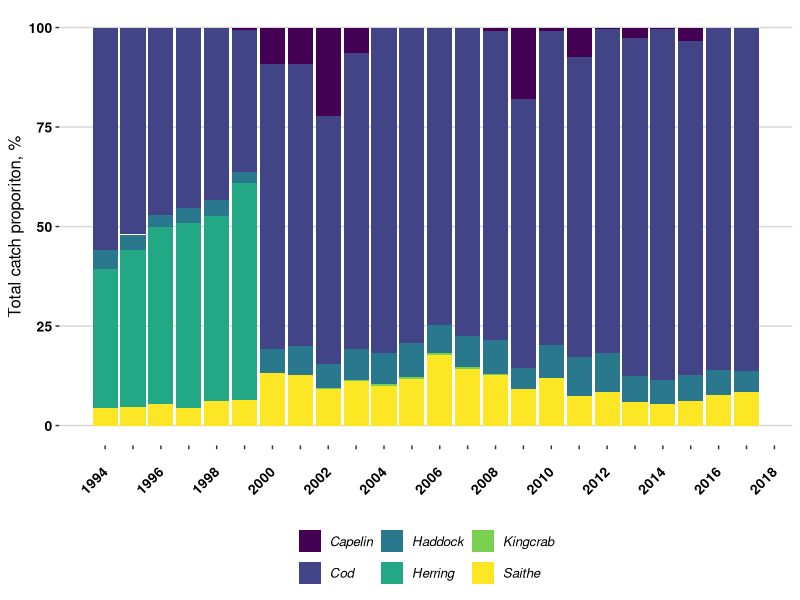
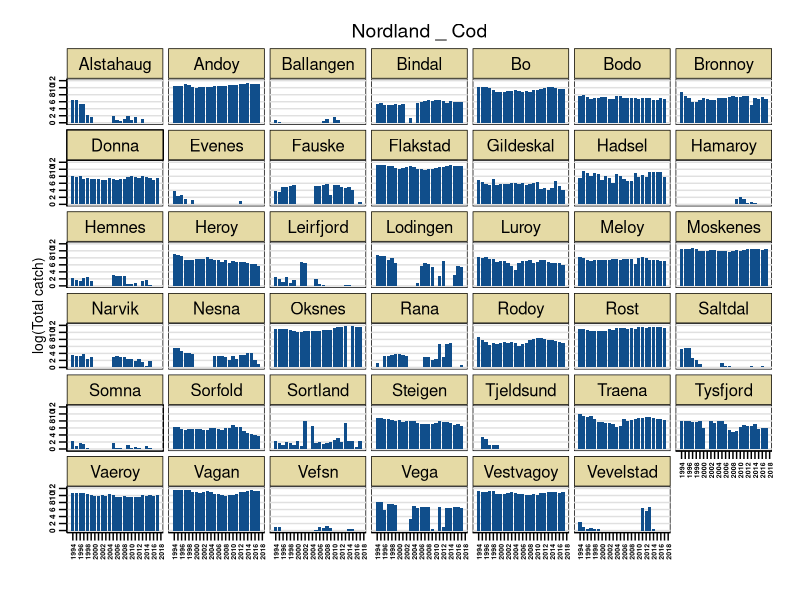
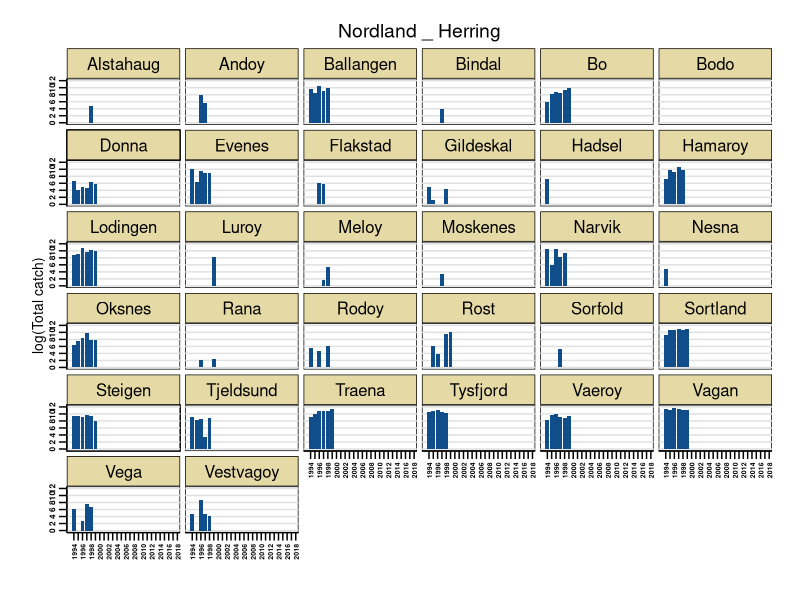
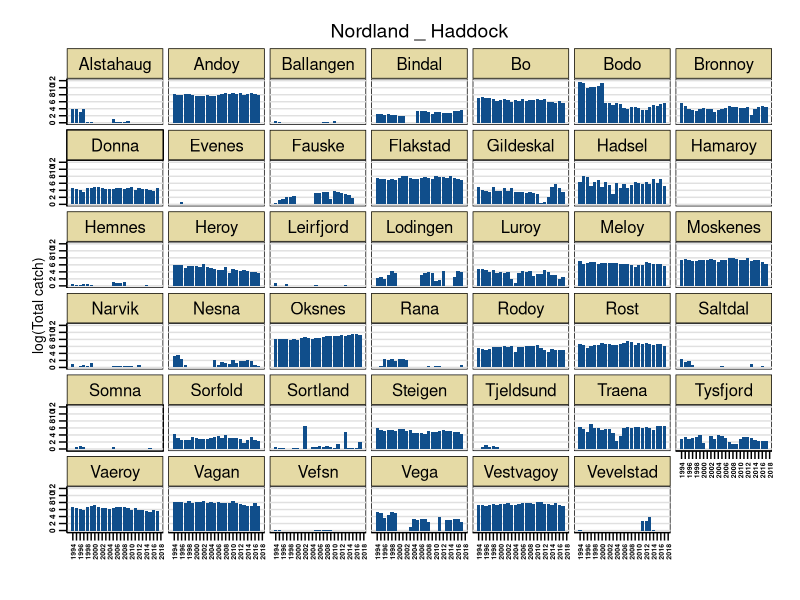
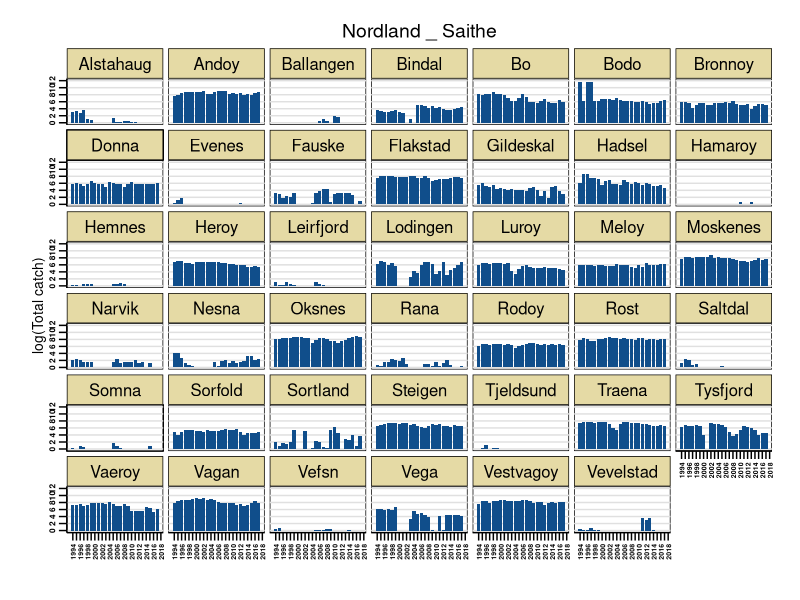
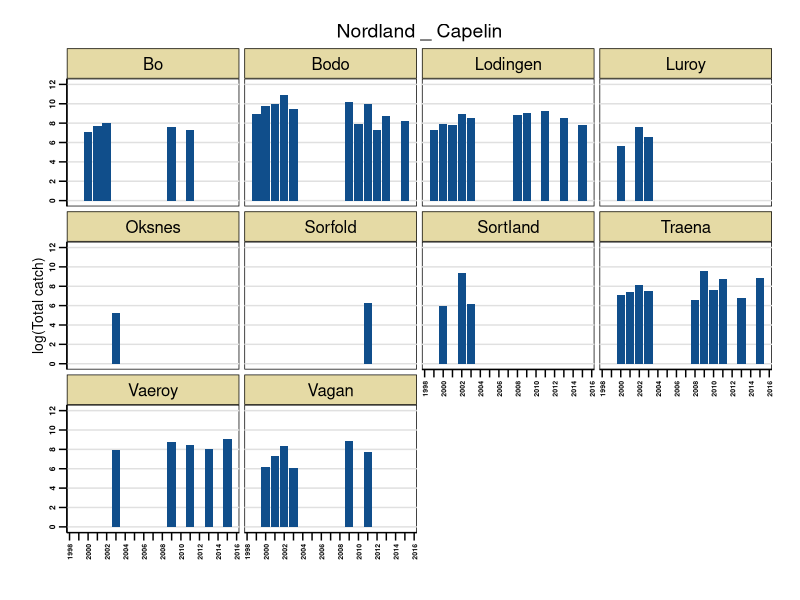
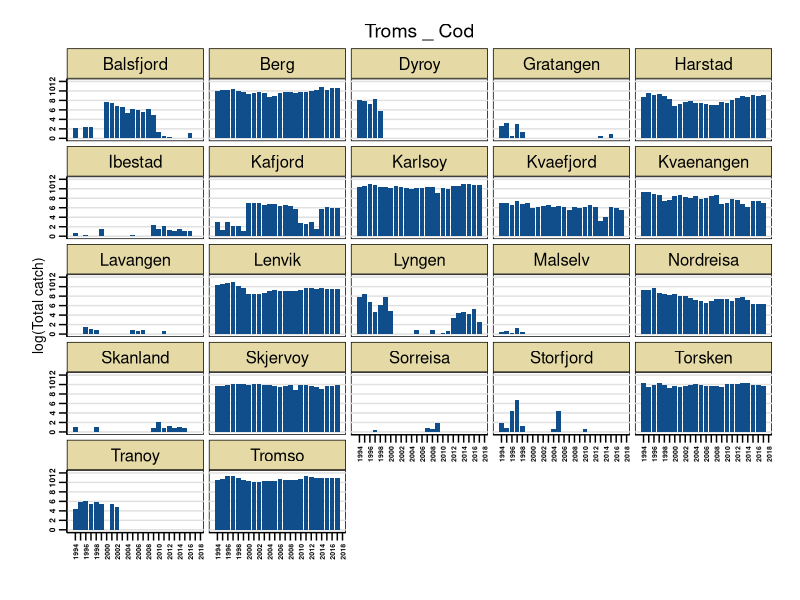
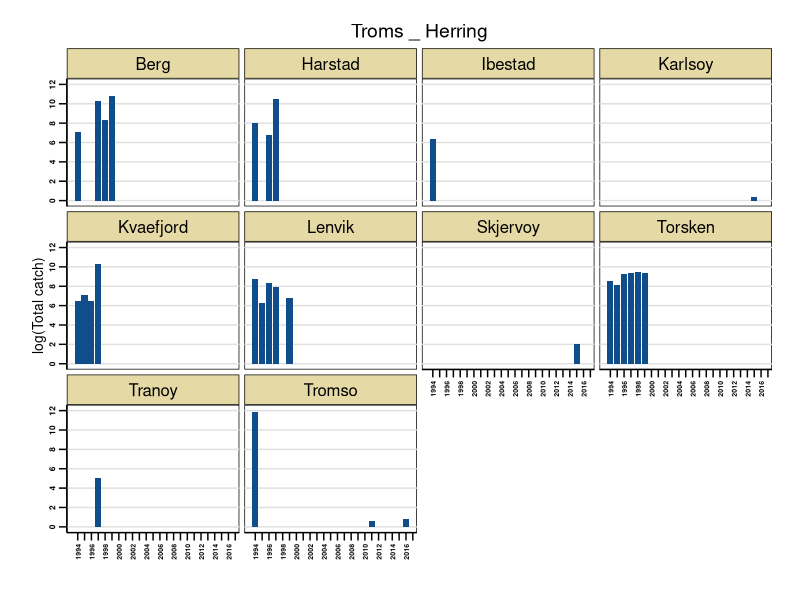

The R source for these figures, in order:
## ---- chunk 1
library(readxl)
library(readr)
library(dplyr)
library(stringr)
library(ggplot2)
library(ggthemes)
library(scales)
library(zoo)
## ---- chunk 2
fish_nor_weight <- read.csv("data/catch_weighted_score.csv")
# fish_nor_score <-read.csv ("data/sustain_score.csv")
ices_clean <- read.csv("data/ices_updated_2018.csv")
final_scores <-read.csv("data/fish_score_smoothed_seaarea.csv")
## ---- chunk 3
breaks1 <- seq(1994, 2018, by = 1)
labels1 <- as.character(breaks1)
labels1[!breaks1%%2==0]<- ""

plot_catches <- fish_nor_weight %>% 
                group_by(Year, Species) %>% 
                summarize(catch_spp = sum(Total_catch_new)) %>% 
                group_by(Year) %>% 
                mutate(catch_grandtot = sum(catch_spp)) %>% 
                ungroup() %>% 
                mutate(catch_prop = (catch_spp/catch_grandtot)*100)
                
ggplot(plot_catches, aes(x = Year, y = catch_prop, fill= Species))+
  geom_bar(stat = "identity")+
  scale_x_continuous(breaks = breaks1, labels = labels1)+
  labs(x = "", y = "Total catch proporiton, %")+
  theme(axis.text.x = element_text(size = 10, angle = 45, hjust = 1, vjust = 0.5, face = "bold", colour = "black"),
        axis.text.y = element_text(size = 10, face = "bold",colour = "black"),
        legend.text = element_text(face = "italic"),
        legend.title = element_blank())+
  theme_hc()+
  scale_fill_viridis_d(option = "D") 
## ---- chunk 4
stocks_bycounty <-fish_nor_weight %>% 
             mutate(county = case_when(
                                    Municip_number >= 1800 &  Municip_number < 1900 ~ "Nordland",
                                    Municip_number >= 1900 &  Municip_number < 2000 ~ "Troms",
                                    Municip_number >= 2000 ~ "Finnmark")) %>% 
                                    mutate(log_catch = log(Total_catch_new + 1))


counties <- unique(stocks_bycounty$county) 

#redefine breaks if needed, but they are already defined in lines 209 - 211
# breaks1 <- seq(1994, 2018, by = 1)
# labels1 <- as.character(breaks1)
# labels1[!breaks1%%2==0]<- ""

for(i in 1:length(counties))
  {
  cty <- counties[i]
  
  df <- stocks_bycounty %>%
    filter(county == cty)
  
  species <- unique(df$Species)
  
  for(j in 1:length(species)){
  sp <- species[j]
    
  df2 <- df %>% 
    filter(Species == sp)
  
  plot <- ggplot(df2)+
      geom_col(aes(x = Year, y = log_catch), fill = "dodgerblue4")+
      facet_wrap(Municip_name_new  ~ .) +
      scale_x_continuous(breaks = breaks1, labels = labels1)+
      scale_y_continuous(limits = c(0,12), breaks = seq(0, 12, by = 2)) +
      labs(y = "log(Total catch)", x = "") +
      ggtitle(paste(cty, "_", sp))+
      theme_stata(scheme = "s1color") +
      theme(legend.position = "none", 
            axis.text.x = element_text(size = 5, angle = 90, hjust = 0.5, vjust = 0.5, face = "bold"),
            axis.text.y = element_text(size = 6, face = "bold", hjust = 0.5, vjust = 0.5, margin = margin(t = 0, r = 2, b = 0, l = 0)),
            plot.title = element_text(hjust=0.5, vjust=0.5),
            axis.ticks.x = element_line(size = 0.5),
            axis.ticks.length = unit(0.2, "cm"))
           
            
ggsave(paste0("figs/catch_", cty, "_", sp, ".pdf"), plot)
  
}
  
}


## ---- chunk 5
#breaks2 <- seq(1994, 2018, by = 1)
# labels1 <- as.character(breaks1)
# labels1[!breaks1%%2==0]<- ""

ices_spp <-unique(ices_clean$Species)

 ices_plotprep <- ices_clean %>% 
       filter(Year >= 1994) %>% 
       select(Year, Species, SSB, Bmsy, Blim) %>% 
       mutate(SSB = as.numeric(as.character(SSB))) %>% 
       mutate(Year = as.numeric(as.character(Year)))

 for (i in 1:length(ices_spp)) {
   
 sp <-species[i]  
 df <- ices_plotprep %>% 
       filter(Species == sp)
 bmsy = df$Bmsy[1]
 blim = df$Blim[1]
 
options(scipen = 999) 

plot2 <- ggplot(df)+
      geom_col(aes(x = Year, y = SSB), fill = "dodgerblue")+
      scale_x_continuous(breaks = breaks1, labels = labels1)+
      scale_y_continuous(limits = c(0,max(df$SSB, na.rm = T)))+
      labs(y = "SSB", x = "") +
      geom_hline(aes(yintercept = Blim), col = "darkred", linetype = "dashed", size = 1) +
      geom_hline(aes(yintercept = Bmsy), col = "darkgreen", linetype = "dashed", size = 1) +
      ggtitle(sp) +
      annotate("text", x = 1994, y = (bmsy + 20000), label = "Bmsy", hjust = 0, color = "darkgreen", size = 7)+
      annotate("text", x = 1994, y = (blim + 20000), label = "Blim", hjust = 0, color = "darkred", size = 7)+
      theme_stata(scheme = "s1color") +
      theme(legend.position = "none", 
             axis.title = element_text(size = 15),
             axis.text.x = element_text(size = 12, angle = 45, hjust = 1, vjust = 0.5, face = "bold"),
             axis.text.y = element_text(size = 12, face = "bold", margin = margin(t = 0, r = 0, b = 0, l = 0),
                                        angle = 0, hjust = 1, vjust = 0),
             plot.title = element_text(hjust=0.5, vjust=0.5),
             axis.ticks.x = element_line(size = 0.5),
             axis.ticks.length = unit(0.2, "cm"),
             strip.text = element_text(size = 15))  

ggsave(paste0("figs/SSB_", "_", sp, ".pdf"), plot2)      
        
 } 

## ---- chunk 6
plot_fscores <-final_scores %>% 
             mutate(county = case_when(
                                    Municip_number >= 1800 &  Municip_number < 1900 ~ "Nordland",
                                    Municip_number >= 1900 &  Municip_number < 2000 ~ "Troms",
                                    Municip_number >= 2000 ~ "Finnmark"
                                    ))

for(i in 1:length(counties))
  {
  cty <- counties[i]
  
  df <- plot_fscores %>%
    filter(county == cty)
  
  plot <- ggplot(df)+
      geom_line(aes(x = Year, y = fish_score))+
      facet_wrap(Municip_name_new  ~ .) +
      scale_x_continuous(breaks = breaks1, limits = c(1994,2018), labels = labels1)+
      labs(y = "Fisheries sustainability score", x = "") +
      ggtitle(cty)+
      theme_stata(scheme = "s1color") +
      theme(legend.position = "none", 
            axis.text.x = element_text(size = 6, angle = 90, hjust = 1, vjust = 0.5, face = "bold"),
            axis.text.y = element_text(size = 7, face = "bold", angle = 0, hjust = 1, vjust = 0),
            axis.title.y = element_text(margin = margin(t = 0, r = 10, b = 0, l = 0)),
            plot.title = element_text(hjust=0.5, vjust=0.5),
            axis.ticks.x = element_line(size = 0.5),
            axis.ticks.length = unit(0.1, "cm"))
           
           
ggsave(paste0("figs/fishery_score","_", cty, ".pdf"), plot)
  
}

## ---- chunk 7
#Re-estimating fisheries sustainability score by smoothing it with a rolling average (zoo package)
municipalities <-unique(final_scores$Municip_name_new)

finallist <-list()
for (i in 1:length(municipalities)) 
  {
  mp <- municipalities[i]
  df <- final_scores %>% 
      filter(Municip_name_new == mp)
   runmean <-data.frame(runmean = rollapply(df$fish_score, width = 3, FUN = mean,  fill=NA))
   df2 <- bind_cols(df, runmean)
  finallist[[i]] <- df2  
}

smoothed_fish_scores <- do.call("rbind", finallist)
colSums(is.na(smoothed_fish_scores)) #a lot of NA were introduced with a rolling mean, because some municipailities have too few data lines. Does it make sense to use rolling 
